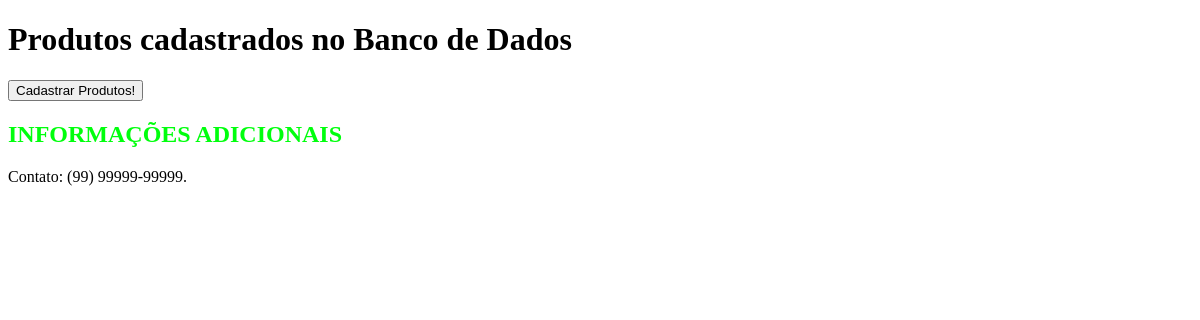
Before: /mostra_produtos/ with the older database file.
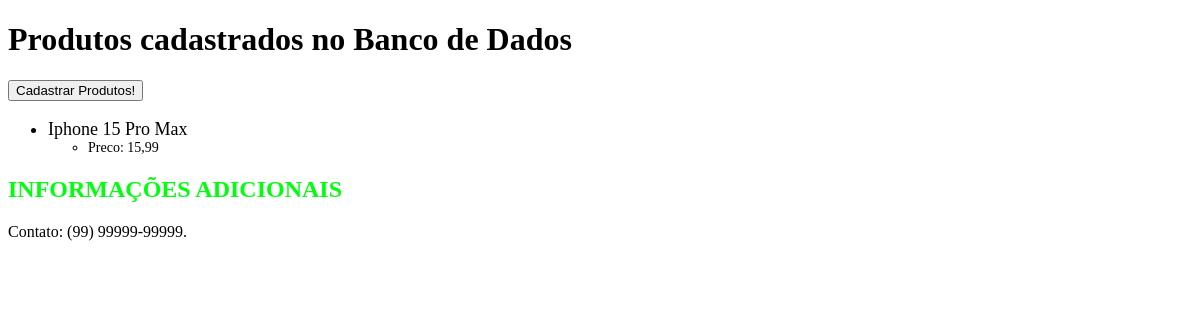
After: the same page with the newer database file.
### core/models.py (models this page shows)
class Produto(models.Model):
    nome = models.CharField(max_length=100)
    descricao = models.TextField(blank=True, null=True)
    preco = models.DecimalField(blank=True, null=True, max_digits=5, decimal_places=2)
    data_criacao = models.DateTimeField(auto_now=True) #Insere a hora atual neste campo
    ficha_tecnica = models.TextField(blank=True, null=True)

### core/views.py (the view)
# urls.py: path('mostra_produtos/', views.mostra_produtos),
def mostra_produtos(request):
    produtos = Produto.objects.all() #Obtem TODOS os dados do BD
    produtos = produtos.order_by('preco') #Ordena eventos por Preco
    dados = {'produtos': produtos}
    return render(request, "produtos.html", dados)

### templates/produtos.html (shortened to what this page needs)
<!DOCTYPE html>
<html>
    <head>
    </head>
    <body>
        <h1>Produtos cadastrados no Banco de Dados</h1>
        <a href="/cadastra_produtos">
            <button type="button">Cadastrar Produtos!</button>
        </a>
        <ul style="font-size: 18px;">
        {% for produto in produtos %}
            <li>
                {{produto.nome}}
                <ul style="font-size: 14px;">
                    <li>Preco: {{ produto.preco }}</li>
                </ul>
            </li>
        {% endfor %}
        </ul>
        <h2 style="color:rgb(0, 255, 13);">INFORMAÇÕES ADICIONAIS</h2>
        <p>Contato: (99) 99999-99999.</p>
    </body>
</html>

Changed rows visible on the page:
added Produto: nome "Iphone 15 Pro Max", preco "15,99"
